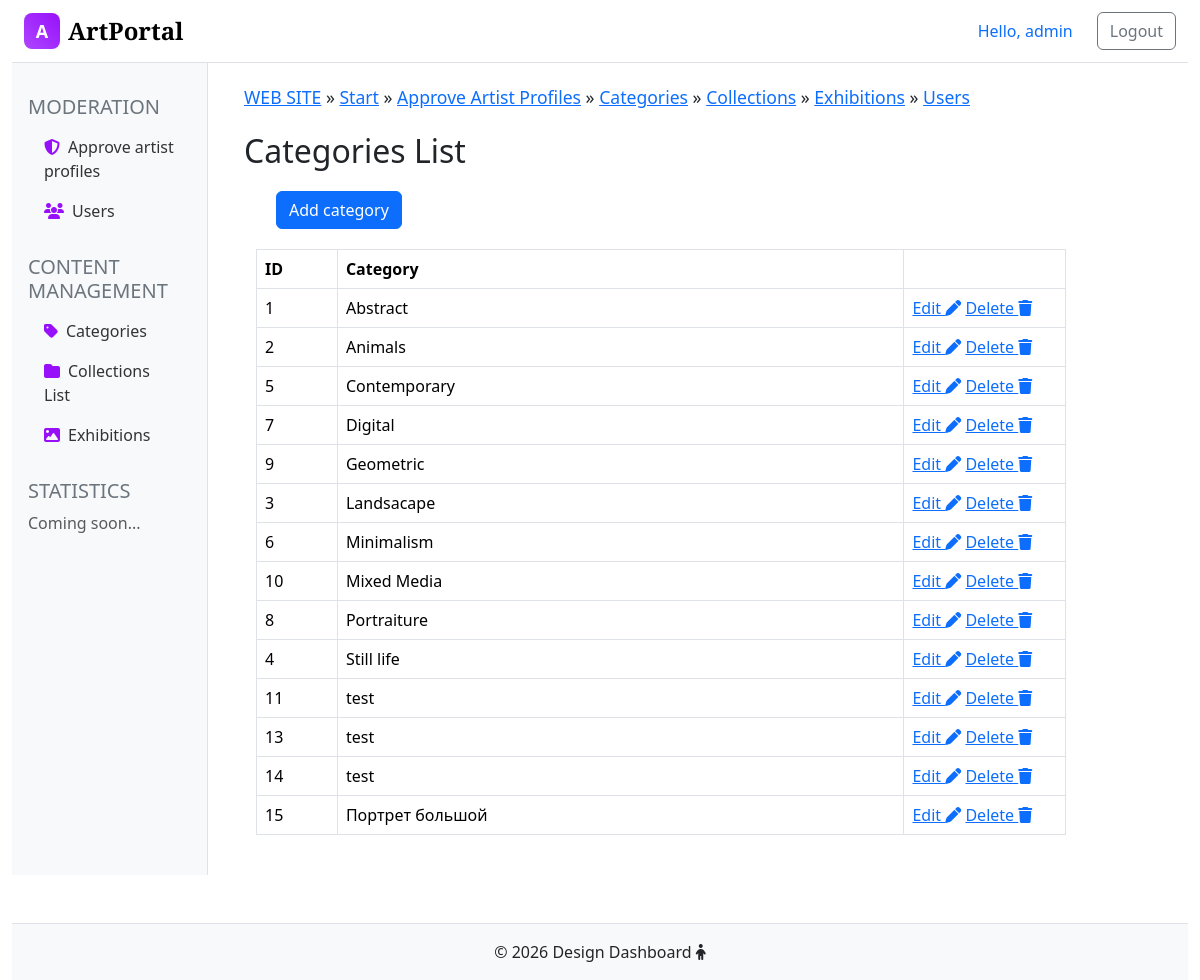
The app's page /admin/categories (signed in) with its own data.
### tables this page shows
CREATE TABLE `categories` (
  `id` int(11) NOT NULL,
  `name` varchar(50) NOT NULL
);

### admin/controllers/Admin/CategoryController.php (called while the page is built, shortened)
<?php
class CategoryController {
    public static function categoryList() {
        $arr=Categories::getCategoriesList();
        include_once 'views/category-list.php';
    }
}

### admin/index.php (called while the page is built, shortened)
<?php
require_once '../config/Database.php';
include_once("../models/Categories.php");
include_once("controllers/Admin/CategoryController.php");
include('routes/routing.php');

### models/Categories.php (called while the page is built, shortened)
<?php
class Categories {
    public static function getCategoriesList() {
        $sql = "SELECT * FROM categories ORDER BY categories.name ASC";
        $db = new Database();
        return $db->getAll($sql);
    }
}

### config/Database.php (called while the page is built, shortened)
<?php
class Database {
    private $conn;
    private $host;
    private $user;
    private $password;
    private $baseName;
    function __construct() {
        $this->host = $_ENV['DB_HOST'] ?? 'localhost';
        $this->user = $_ENV['DB_USER'] ?? 'root';
        $this->password = $_ENV['DB_PASSWORD'] ?? '';
        $this->baseName = $_ENV['DB_NAME'] ?? 'art_portal';
    }
    function connect() {
        if (!$this->conn) {
            try {
                $this->conn = new PDO('mysql:host='.$this->host.';dbname='.$this->baseName.';charset=utf8mb4',
                $this->user,
                $this->password,
                );
                $this->conn->setAttribute(PDO::ATTR_ERRMODE, PDO::ERRMODE_EXCEPTION);
            }
            catch (PDOException $e) {
                error_log('Database connection error: ' . $e->getMessage());
                throw new Exception('Database connection error');
            }
        }
        return $this->conn;
    }
    function disconnect() {
        if ($this->conn) {
            $this->conn = null;
        }
    }
    function getAll($query, $params = []) {
        try {
            $stmt = $this->conn->prepare($query);
        $stmt->execute($params);
        $stmt->setFetchMode(PDO::FETCH_ASSOC);
        $response = $stmt->fetchAll();
        return $response;
        } catch (PDOException $e) {
            error_log('Database query error: ' . $e->getMessage());
            throw new Exception('Database operation failed');
        }
    }
}

### admin/views/category-list.php (the view, shortened to what this page needs)
<h2>Categories List</h2>
<div class="container" style="min-height:400px;">
    <div style="margin:20px;">
        <a class="btn btn-primary" href="create-category" role="button">Add category</a>
    </div>
    <div class="col-md-11">
        <div class="table-responsive">
        <table class='table table-bordered'>
            <tr>
                <th width="10%">ID</th>
                <th width="70%">Category</th>
                <th width="20%"></th>
            </tr>
            <?php
            foreach($arr as $row) {
                echo '<tr>';
                echo '<td>'.$row['id'].'</td> ';
                echo '<td>';
                echo $row['name'];
                echo '</td>';
                echo'<td>
                <a href="edit-category?id='.$row['id'].'">Edit <i class="fa fa-pen" aria-hidden="true"></i></a>
                <a href="delete-category?id='.$row['id'].'">Delete <i class="fa fa-trash" aria-hidden="true"></i></a>
                </td>';
                echo '</tr>';
            }
            ?>
        </table>
        </div>
    </div>
</div>
<?php include "views/templates/layout.php"; ?>

### records on screen
categories: id "1", name "Abstract"
categories: id "2", name "Animals"
categories: id "5", name "Contemporary"
categories: id "7", name "Digital"
categories: id "9", name "Geometric"
categories: id "3", name "Landsacape"
categories: id "6", name "Minimalism"
categories: id "10", name "Mixed Media"
categories: id "8", name "Portraiture"
categories: id "4", name "Still life"
categories: id "11", name "test"
categories: id "13", name "test"
categories: id "14", name "test"
categories: id "15", name "Портрет большой"

### other values on screen
$_SESSION["name"] "admin"
